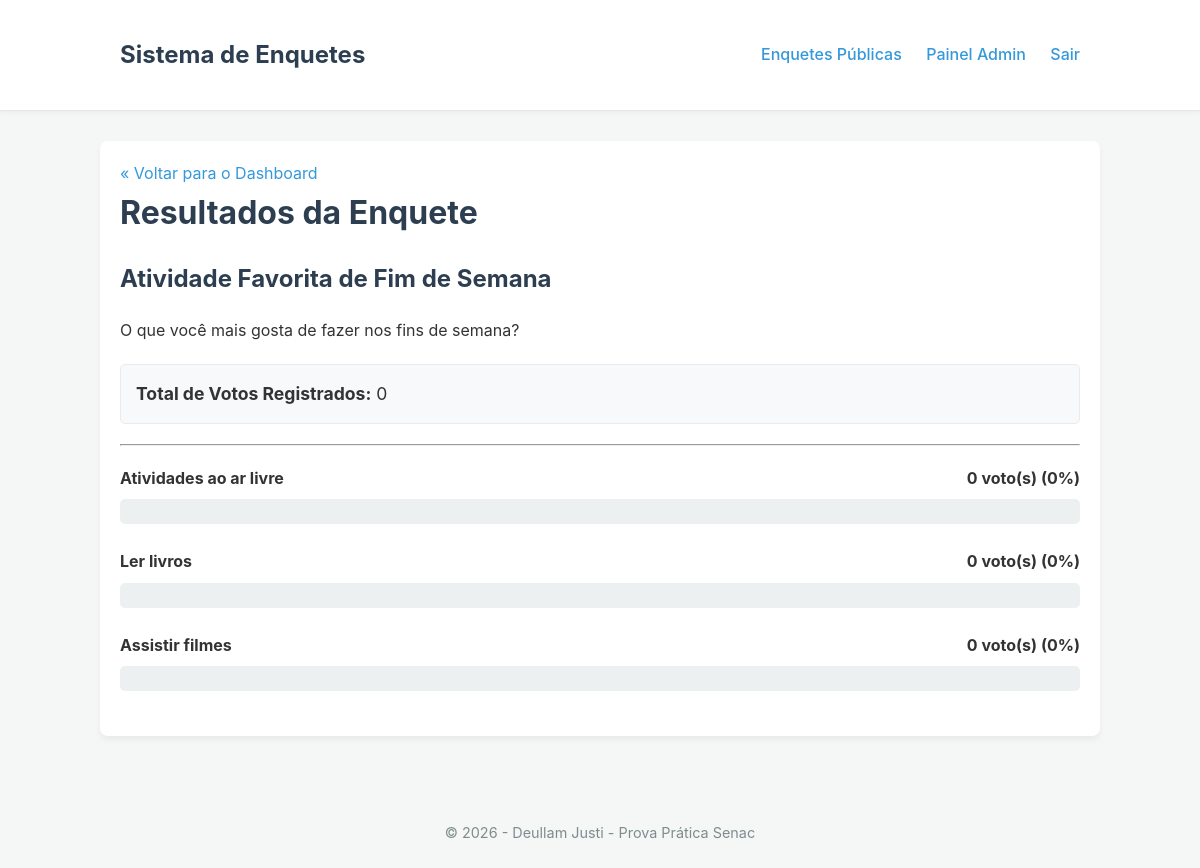
The page /admin/resultados/1 (signed in) on the database its author committed.
### tables this page shows
CREATE TABLE enquetes (
    id INT AUTO_INCREMENT PRIMARY KEY,
    titulo VARCHAR(255) NOT NULL,
    descricao TEXT,
    slug VARCHAR(100) NOT NULL UNIQUE,
    status ENUM('ativa', 'inativa') DEFAULT 'ativa',  
    criado_em TIMESTAMP DEFAULT CURRENT_TIMESTAMP,
    atualizado_em TIMESTAMP DEFAULT CURRENT_TIMESTAMP ON UPDATE CURRENT_TIMESTAMP
);

CREATE TABLE opcoes (
    id INT AUTO_INCREMENT PRIMARY KEY,
    enquete_id INT NOT NULL,
    texto VARCHAR(255) NOT NULL,
    FOREIGN KEY (enquete_id) REFERENCES enquetes(id) ON DELETE CASCADE
);

### app/features/admin/controllers/AdminController.php (called while the page is built, shortened)
<?php
class AdminController extends Controller
{
    private EnqueteRepository $enqueteRepository;
    public function __construct()
    {
        $this->enqueteRepository = new EnqueteRepository();
    }
    public function resultados(int $id)
    {
        $enqueteComResultados = $this->enqueteRepository->findResultados($id);
        $dadosParaView = [
            'pageTitle' => 'Resultados: ' . $enqueteComResultados['titulo'],
            'enquete' => $enqueteComResultados
        ];
        $this->view('features/admin/views/resultados', $dadosParaView);
    }
}

### app/core/Router.php (called while the page is built, shortened)
<?php
class Router
{
    protected $method = 'index';
    protected $params = [];
    public function dispatch()
    {
        $url = $this->parseUrl();
        if (isset($url[0]) && $url[0] === 'admin') {
            unset($url[0]);
            if (isset($url[1])) {
                $this->method = $url[1];
                unset($url[1]);
            } else {
                $this->method = 'dashboard';
            }
        }
        $this->controller = new $this->controller;
        $this->params = array_merge($this->params, $url ? array_values($url) : []);
        call_user_func_array([$this->controller, $this->method], $this->params);
    }
    private function parseUrl(): array
    {
        $uri = parse_url($_SERVER['REQUEST_URI'], PHP_URL_PATH);
        $uri = trim($uri, '/');
        return explode('/', $uri);
    }
}

### public/index.php (called while the page is built, shortened)
<?php
spl_autoload_register(function ($className) {
    $namespacePrefix = 'App\\';
    $baseDir = __DIR__ . '/../app/';
    if (strncmp($namespacePrefix, $className, $len = strlen($namespacePrefix)) !== 0) {
        return;
    }
    $relativeClass = substr($className, $len);
    $parts = explode('\\', $relativeClass);
    $class = array_pop($parts);
    $dir = $parts ? strtolower(implode('/', $parts)) . '/' : '';
    $file = $baseDir . $dir . $class . '.php';
});
$router = new Router();
$router->dispatch();

### app/features/enquetes/models/EnqueteRepository.php (called while the page is built, shortened)
<?php
class EnqueteRepository
{
    private PDO $db;
    public function __construct()
    {
        $this->db = Database::getInstance()->getConnection();
    }
    public function findResultados(int $id): ?array
    {
        try {
            $sqlEnquete = "SELECT id, titulo, descricao FROM enquetes WHERE id = :id";
            $stmtEnquete = $this->db->prepare($sqlEnquete);
            $stmtEnquete->execute(['id' => $id]);
            $enquete = $stmtEnquete->fetch();
            $sqlResultados = "
            SELECT
                o.id,
                o.texto,
                COUNT(v.id) as total_votos
            FROM opcoes o
            LEFT JOIN votos v ON o.id = v.opcao_id
            WHERE o.enquete_id = :enquete_id
            GROUP BY o.id, o.texto
            ORDER BY total_votos DESC
        ";
            $stmtResultados = $this->db->prepare($sqlResultados);
            $stmtResultados->execute(['enquete_id' => $id]);
            $opcoesComVotos = $stmtResultados->fetchAll();
            $totalGeralVotos = array_sum(array_column($opcoesComVotos, 'total_votos'));
            $enquete['resultados'] = $opcoesComVotos;
            $enquete['total_geral_votos'] = $totalGeralVotos;
            return $enquete;
        } catch (\PDOException $e) {
            error_log("Erro ao buscar resultados da enquete: " . $e->getMessage());
            return null;
        }
    }
}

### app/core/Database.php (called while the page is built, shortened)
<?php
final class Database {
    private function __construct() {
        $host = $_ENV['DB_HOST'] ?? 'localhost';
        $dbname = $_ENV['DB_NAME'] ?? 'mydb';
        $user = $_ENV['DB_USER'] ?? 'root';
        $dsn = "mysql:host={$host};dbname={$dbname};charset=utf8mb4";
    }
}

### app/features/admin/views/resultados.php (the view, shortened to what this page needs)
<a href="/admin/dashboard">&laquo; Voltar para o Dashboard</a>
<h1>Resultados da Enquete</h1>
<h2><?php echo htmlspecialchars($enquete['titulo']); ?></h2>
<p><?php echo htmlspecialchars($enquete['descricao']); ?></p>
<div class="info-total-votos">
    <strong>Total de Votos Registrados:</strong> <?php echo $enquete['total_geral_votos']; ?>
</div>
<hr>
<div class="lista-resultados">
    <?php if (empty($enquete['resultados'])): ?>
        <p>Ainda não há votos para esta enquete.</p>
    <?php else: ?>
        <?php foreach ($enquete['resultados'] as $resultado): ?>
            <div class="resultado-item">
                <div class="resultado-info">
                    <span class="opcao-texto"><?php echo htmlspecialchars($resultado['texto']); ?></span>
                    <span class="votos-contagem">
                        <?php echo $resultado['total_votos']; ?> voto(s) (<?php echo $resultado['percentual']; ?>%)
                    </span>
                </div>
                <div class="barra-progresso">
                </div>
            </div>
        <?php endforeach; ?>
    <?php endif; ?>
</div>

### public/css/estilo.css (style rules this page uses)
body { font-family: -apple-system, BlinkMacSystemFont, "Segoe UI", Roboto, Helvetica, Arial, sans-serif; margin: 0; background-color: #f4f7f6; color: #333; line-height: 1.6; }
h1, h2, h3 { color: #2c3e50; margin-top: 0; }
a { color: #3498db; text-decoration: none; }
.info-total-votos { margin: 20px 0; padding: 15px; background-color: #f8f9fa; border: 1px solid #e9ecef; border-radius: 5px; font-size: 1.1em; }
.lista-resultados { margin-top: 20px; }
.resultado-item { margin-bottom: 25px; }
.resultado-info { display: flex; justify-content: space-between; margin-bottom: 8px; font-weight: bold; }
.barra-progresso { width: 100%; height: 25px; background-color: #ecf0f1; border-radius: 5px; overflow: hidden; }

### rows shown on the page
enquetes: titulo "Atividade Favorita de Fim de Semana", descricao "O que você mais gosta de fazer nos fins de semana?"
opcoes: texto "Atividades ao ar livre", total_votos "0", percentual "0"
opcoes: texto "Ler livros", total_votos "0", percentual "0"
opcoes: texto "Assistir filmes", total_votos "0", percentual "0"

### other values the page prints
$enquete['total_geral_votos'] "0"
